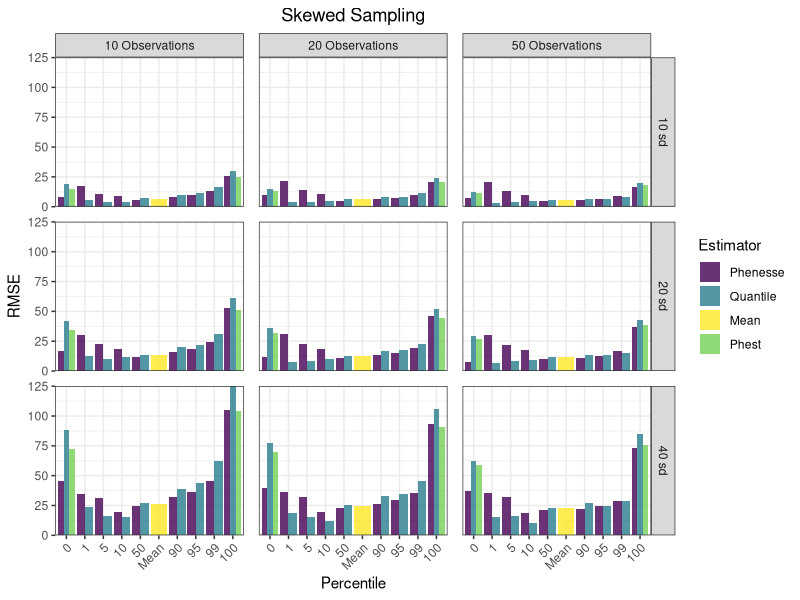

Reproduce this figure in R. (Note: this script raises an error after producing the figure.)
# Libraries

library(Metrics)
library(dplyr)
library(ggplot2)

# read in simulation results, uni_sims and bi_sims

# read in simulation results, uni_sims and bi_sims

uni_quantile_sims <- read.csv("results/unimodal_quantile.csv", 
                              stringsAsFactors = FALSE) %>% 
  dplyr::mutate(Estimator = 'Quantile') %>% 
  dplyr::mutate(Skewed = "No")
uni_skewed_quantile_sims <- read.csv("results/unimodal_skewed_quantile.csv",
                                     stringsAsFactors = FALSE) %>% 
  dplyr::mutate(Estimator = 'Quantile') %>% 
  dplyr::mutate(Skewed = "Yes")

uni_phest_sims <- read.csv("results/unimodal_phest.csv", 
                           stringsAsFactors = FALSE) %>% 
  dplyr::select(-lowCI, -highCI) %>% 
  dplyr::mutate(Estimator = 'Phest')%>% 
  dplyr::mutate(Skewed = "No")
uni_skewed_phest_sims <- read.csv("results/unimodal_skewed_phest.csv",
                                  stringsAsFactors = FALSE)%>% 
  dplyr::select(-lowCI, -highCI) %>% 
  dplyr::mutate(Estimator = 'Phest')%>% 
  dplyr::mutate(Skewed = "Yes")

uni_mean_sims <- read.csv("results/unimodal_mean.csv", stringsAsFactors = FALSE) %>% 
  dplyr::mutate(Estimator = 'Mean')%>% 
  dplyr::mutate(Skewed = "No")
uni_skewed_mean_sims <- read.csv("results/unimodal_skewed_mean.csv", stringsAsFactors = FALSE) %>% 
  dplyr::mutate(Estimator = 'Mean')%>% 
  dplyr::mutate(Skewed = "Yes")

uni_phenesse_sims <- read.csv("results/unimodal_phenesse.csv", stringsAsFactors = FALSE) %>% 
  dplyr::mutate(Estimator = "Phenesse")%>% 
  dplyr::mutate(Skewed = "No")
uni_skewed_phenesse_sims <- read.csv("results/unimodal_skewed_phenesse.csv", stringsAsFactors = FALSE) %>% 
  dplyr::mutate(Estimator = "Phenesse")%>% 
  dplyr::mutate(Skewed = "Yes")


# group by and summarize to get bias and rmse

total_uni <- rbind(uni_mean_sims, uni_skewed_mean_sims, uni_phest_sims, uni_skewed_phest_sims,
                   uni_quantile_sims, uni_skewed_quantile_sims, uni_phenesse_sims, uni_skewed_phenesse_sims)

total_skewed_uni_metrics <- total_uni %>%  
  group_by(Estimator, perc, obs, Q, sd, Skewed) %>% 
  summarize(RMSE = rmse(actual = true_value, predicted = estimate), 
            Bias = bias(actual = true_value, predicted = estimate)) 

total_skewed_uni_metrics$sd <- as.character(total_skewed_uni_metrics$sd)
total_skewed_uni_metrics$obs <- as.character(total_skewed_uni_metrics$obs)
total_skewed_uni_metrics$Q <- as.character(total_skewed_uni_metrics$Q)
total_skewed_uni_metrics <- total_skewed_uni_metrics %>% 
  mutate(fac_Q = ifelse(Q == 50.50, "Mean", Q))

total_skewed_uni_metrics_barplot <- total_skewed_uni_metrics %>% 
  ungroup(fac_Q) %>% 
  mutate(fac_Q = factor(fac_Q, levels = c('0','1','5','10','50',"Mean",'90','95','99','100'))) %>% 
  mutate(sd = paste(sd, "sd")) %>% 
  mutate(obs = paste(obs, "Observations")) 



### Now only do skewed

um_skewed_rmse_data <- total_skewed_uni_metrics_barplot %>% 
  dplyr::filter(Skewed == "Yes") %>% 
  mutate(Estimator = factor(Estimator, levels = c('Phenesse', 
                                                  'Quantile', 
                                                  'Mean',
                                                  'Phest')))

um_rmse_skewed <- ggplot() + 
  geom_bar(data = um_skewed_rmse_data, aes(x = fac_Q, y = RMSE, fill = Estimator), 
           stat = "identity", size = 1, alpha = 0.8, position = "dodge") +
  ggtitle("Skewed Sampling") + 
  scale_y_continuous(expand = c(0,0)) +
  theme_bw() +
  facet_grid(sd~obs) +
  labs(x = "Percentile", y = 'RMSE') + 
  scale_fill_manual(values = c("#440154FF", "#287D8EFF","#FDE725FF", "#73D055FF")) +
  theme(plot.title = element_text(hjust = 0.5),
        panel.spacing = unit(0.75, "lines"),
        axis.text.x = element_text(angle = 45, hjust = 1)) 

um_rmse_skewed

ggplot2::ggsave("figures_outputs/skewed_um_rmse.png", plot = um_rmse_skewed, width = 10, height = 8, dpi = 300)

##### Skewed UNIMODAL BIAS PLOT #########

um_bias_skewed <- ggplot(um_skewed_rmse_data) + 
  geom_bar(aes(x = fac_Q, y = Bias, fill = Estimator), 
           stat = "identity", size = 1, alpha = 0.8, position = "dodge") +
  geom_hline(yintercept = 0, alpha = 0.5) +
  ggtitle("Skewed Sampling") + 
  scale_y_continuous(expand = c(0,0)) +
  theme_bw() +
  scale_fill_manual(values = c("#440154FF", "#287D8EFF","#FDE725FF", "#73D055FF")) +
  facet_grid(sd~obs, labeller = labeller()) +
  labs(x = "Percentile", y = 'Bias') + 
  theme(plot.title = element_text(hjust = 0.5),
        panel.spacing = unit(0.75, "lines"),
        axis.text.x = element_text(angle = 45, hjust = 1)) 

um_bias_skewed

ggplot2::ggsave("figures_outputs/skewed_unimodal_bias.png", plot = um_bias_skewed, width = 10, height = 8, dpi = 300)
